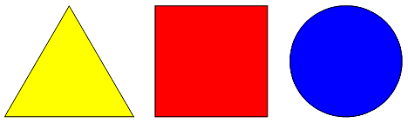
#> input picture sample_images/shape.png, 408 x 123 px
$ python detect_contours.py
#> lines starting #> are read from the running program, lines starting #| are printed output that depends on the picture; after the words box and inside, x2 and y2 are one past the last pixel; in counts of white or black regions, pixels touching at a corner belong together
'''
Contour detection or extraction is a fundamental image processing
technique used to identify and locate the boundaries
of objects within digital images
'''

# work flow
# image -> gray scale -> find edges -> find contours -> draw contours

import cv2

image = cv2.imread("../sample_images/shape.png")
#> image is the input picture: shape (123, 408, 3); mean B, G, R 151.7, 138.3, 200.8


# step 1 (convert into gray scale)
greyscale_image = cv2.cvtColor(image , cv2.COLOR_BGR2GRAY)
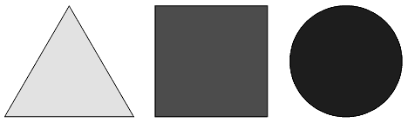
#> greyscale_image: shape (123, 408); min 0, max 255, mean 158.5


# step 2 (find edges using canny edge detector)
lower_threshold = 100
higher_threshold = 150

edged_image = cv2.Canny(greyscale_image.copy() , lower_threshold , higher_threshold)
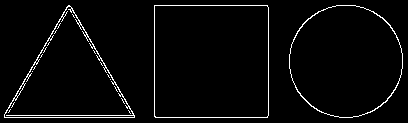
#> edged_image: shape (123, 408); 3.2% white in thin lines or dots, all inside (x1, y1, x2, y2) = (4, 5, 403, 118)

# step 3 (find the contour now)

detected_contour , hirearchy = cv2.findContours(edged_image , cv2.RETR_EXTERNAL , cv2.CHAIN_APPROX_NONE)
#> detected_contour = 3 contours; box (x1, y1, x2, y2) and area: (154, 5, 269, 118) 12764, (289, 5, 403, 118) 10012, (4, 5, 135, 118) 7552; hirearchy = [[1, -1, -1, -1], [2, 0, -1, -1], [-1, 1, -1, -1]]

# step 4 (find the length of the contour)
print(f"The length of the contour {len(detected_contour)}")
#| The length of the contour 3

# step 5 (draw contours)
image_copy = image.copy()
cv2.drawContours(image_copy , detected_contour , -1 ,(0 , 0 , 255) , 3)
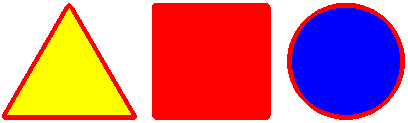
#> image_copy: shape (123, 408, 3); 10.53% of pixels changed, all inside (x1, y1, x2, y2) = (2, 3, 405, 120)


cv2.imshow("Original Image", image)
cv2.imshow("gray scale" , greyscale_image)
cv2.imshow("edged image" , edged_image)
cv2.imshow("contour image" , image_copy)

print(f"The length of the contour {len(detected_contour)}")
#| The length of the contour 3
cv2.waitKey(5000)
cv2.destroyAllWindows()

$ run again, with sample_images/test.png copied over sample_images/shape.png
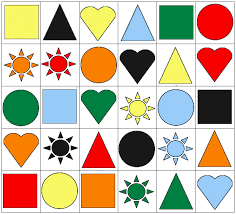
#> input picture sample_images/test.png, 236 x 214 px
#> image is the input picture: shape (214, 236, 3); mean B, G, R 162.8, 184.1, 198.1
#> `edged_image = cv2.Canny(greyscale_image.copy() , lower_threshold , hig..`:
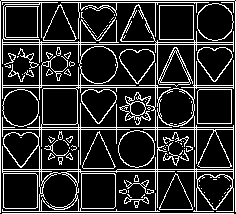
#> edged_image: shape (214, 236); 18.4% white in thin lines or dots
#> detected_contour = 46 contours, 28 with area under 20; largest, box (x1, y1, x2, y2) and area: (2, 2, 234, 212) 27866, (197, 89, 232, 124) 1154, (2, 89, 39, 127) 1064, (197, 3, 234, 41) 1060, (5, 6, 39, 38) 992; hirearchy = 46 rows, first 6: [1, -1, -1, -1], [2, 0, -1, -1], [3, 1, -1, -1], [4, 2, -1, -1], [5, 3, -1, -1], [6, 4, -1, -1]
#| The length of the contour 46
#> `cv2.drawContours(image_copy , detected_contour , -1 ,(0 , 0 , 255) , 3)`:
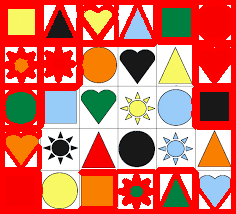
#> image_copy: shape (214, 236, 3); mean B, G, R 93.2, 110.6, 212.9
#| The length of the contour 46
